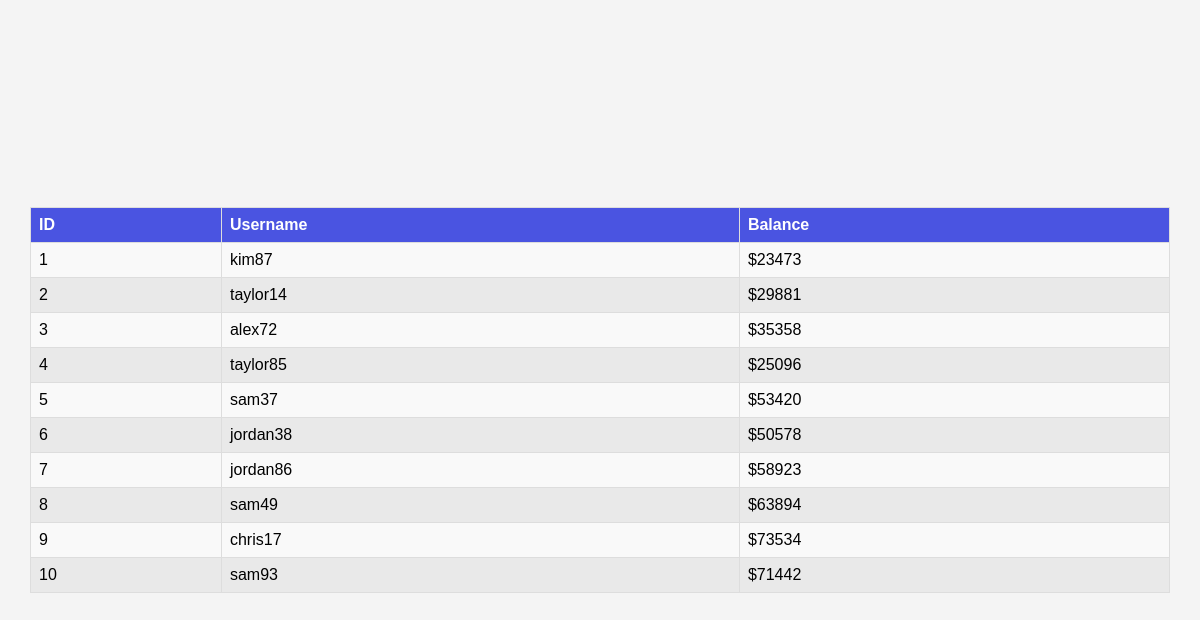
The page /admin on the database its author committed.
### tables this page shows
CREATE TABLE Accounts (
            id INTEGER PRIMARY KEY AUTOINCREMENT,
            username TEXT NOT NULL,
            password TEXT NOT NULL,
            balance INTEGER NOT NULL
        );

### main.py (the view)
@app.route('/admin')
def admin():
    conn = get_db_connection()
    users = conn.execute('SELECT id, username, balance FROM Accounts WHERE username != "admin"').fetchall()
    conn.close()
    return render_template('admin.html', users=users)

### main.py (called while the page is built)
def get_db_connection():
    conn = sqlite3.connect('Bank.db')
    conn.row_factory = sqlite3.Row  # This enables column access by name: row['column_name']
    return conn

### templates/admin.html (shortened to what this page needs)
<!DOCTYPE html>
<html lang="en">
<head>
    <link rel="stylesheet" href="{{ url_for('static', filename='css/styles.css') }}">
</head>
<body>
    <table>
        <thead>
            <tr>
                <th>ID</th>
                <th>Username</th>
                <th>Balance</th>
            </tr>
        </thead>
        <tbody>
            {% for user in users %}
            <tr>
                <td>{{ user['id'] }}</td>
                <td>{{ user['username'] }}</td>
                <td>${{ user['balance'] }}</td>
            </tr>
            {% endfor %}
        </tbody>
    </table>
</body>
</html>

### static/css/styles.css (style rules this page uses)
body { font-family: Arial, sans-serif; margin: 0; padding: 0; display: flex; justify-content: center; align-items: center; height: 100vh; background: #f4f4f4; }
table { width: 95%; border-collapse: collapse; margin: 20px 0; }
th, td { border: 1px solid #ddd; padding: 8px; text-align: left; }
thead th { background-color: #4a54e1; color: white; }
tbody tr:nth-child(odd) { background-color: #f9f9f9; }
tbody tr:nth-child(even) { background-color: #e9e9e9; }

### rows shown on the page
Accounts: id "1", username "kim87", balance "23473"
Accounts: id "2", username "taylor14", balance "29881"
Accounts: id "3", username "alex72", balance "35358"
Accounts: id "4", username "taylor85", balance "25096"
Accounts: id "5", username "sam37", balance "53420"
Accounts: id "6", username "jordan38", balance "50578"
Accounts: id "7", username "jordan86", balance "58923"
Accounts: id "8", username "sam49", balance "63894"
Accounts: id "9", username "chris17", balance "73534"
Accounts: id "10", username "sam93", balance "71442"
